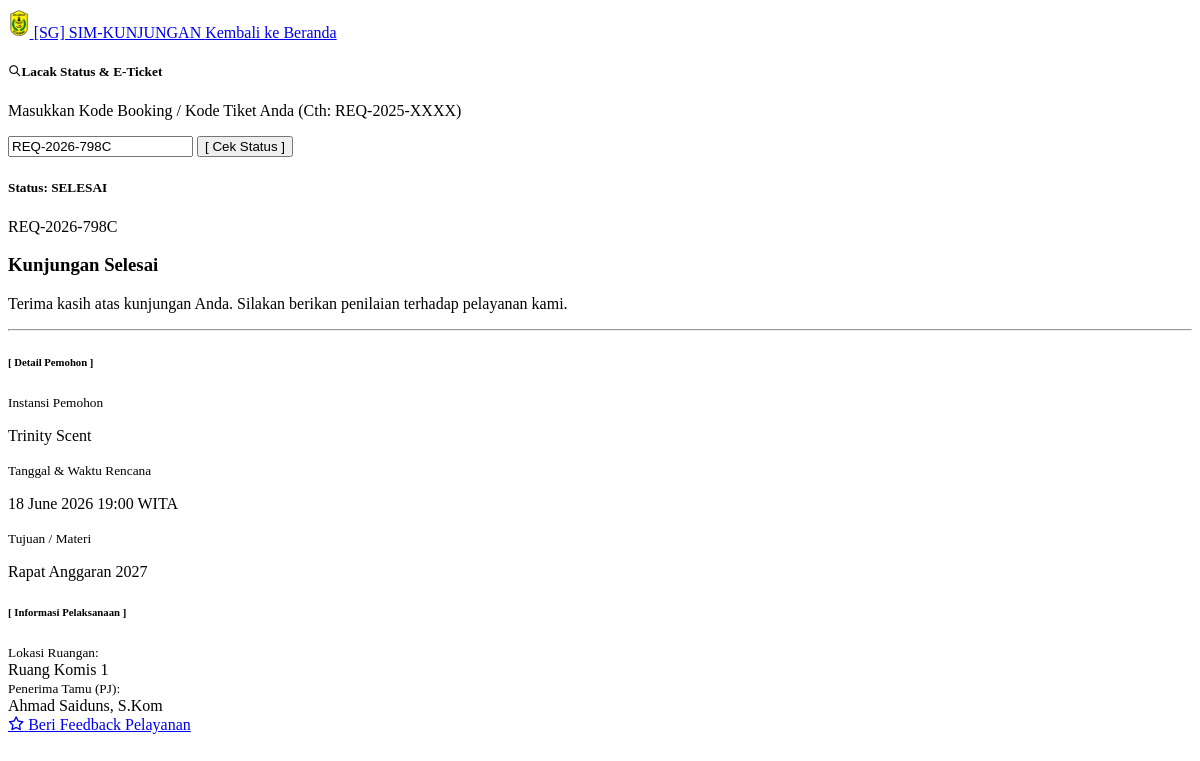
The page /cek_status.php?kode=REQ-2026-798C on the database its author committed.
### tables this page shows
CREATE TABLE `kunjungan` (
  `id_kunjungan` int NOT NULL,
  `kode_booking` varchar(20) DEFAULT NULL,
  `email_pemohon` varchar(100) DEFAULT NULL,
  `no_hp_pemohon` varchar(20) DEFAULT NULL,
  `no_register` varchar(50) DEFAULT NULL,
  `jenis_pendaftaran` enum('online','walk-in') DEFAULT 'online',
  `id_kategori` int DEFAULT NULL,
  `tgl_surat_permohonan` date DEFAULT NULL,
  `tgl_kunjungan` date DEFAULT NULL,
  `waktu_kunjungan` time DEFAULT NULL,
  `nama_instansi_tamu` varchar(150) DEFAULT NULL,
  `alamat_instansi` text,
  `jumlah_peserta_rencana` int DEFAULT NULL,
  `materi_kunjungan` text,
  `file_surat_permohonan` varchar(255) DEFAULT NULL,
  `no_skk` varchar(100) DEFAULT NULL,
  `tgl_skk` date DEFAULT NULL,
  `instansi_pengirim_skk` varchar(150) DEFAULT NULL,
  `perihal_skk` varchar(255) DEFAULT NULL,
  `file_skk` varchar(255) DEFAULT NULL,
  `id_pj` int DEFAULT NULL,
  `id_ruangan` int DEFAULT NULL,
  `id_admin_verif` int DEFAULT NULL,
  `status_kegiatan` enum('pending','dijadwalkan','sedang berkunjung','selesai','batal') DEFAULT 'pending',
  `alasan_pembatalan` text,
  `tgl_pembatalan` datetime DEFAULT NULL,
  `qr_code_data` varchar(500) DEFAULT NULL,
  `qr_code_path` varchar(255) DEFAULT NULL,
  `status_kehadiran` enum('belum','hadir','selesai') DEFAULT 'belum',
  `waktu_scan` timestamp NULL DEFAULT NULL,
  `batas_waktu_kunjungan` datetime DEFAULT NULL,
  `waktu_checkout` timestamp NULL DEFAULT NULL,
  `created_at` timestamp NOT NULL DEFAULT CURRENT_TIMESTAMP
);

CREATE TABLE `ruangan` (
  `id_ruangan` int NOT NULL,
  `nama_ruangan` varchar(100) NOT NULL,
  `lantai` varchar(50) DEFAULT NULL,
  `kapasitas` int DEFAULT NULL
);

CREATE TABLE `penanggung_jawab` (
  `id_pj` int NOT NULL,
  `nama_pj` varchar(100) DEFAULT NULL,
  `nip` varchar(30) DEFAULT NULL,
  `pangkat_golongan` varchar(50) DEFAULT NULL,
  `jabatan` varchar(100) DEFAULT NULL,
  `no_hp` varchar(20) DEFAULT NULL,
  `file_ttd` varchar(255) DEFAULT NULL
);

### cek_status.php (the view, shortened to what this page needs)
<?php
include 'koneksi.php';
$data = null;
if (isset($_POST['btn_cek']) || isset($_GET['kode'])) {
    $kode_input = isset($_POST['kode_booking']) ? $_POST['kode_booking'] : $_GET['kode'];
    $kode_input = mysqli_real_escape_string($koneksi, $kode_input);
    if (!empty($kode_input)) {
        $query = "SELECT kunjungan.*, ruangan.nama_ruangan, penanggung_jawab.nama_pj
                  FROM kunjungan
                  LEFT JOIN ruangan ON kunjungan.id_ruangan = ruangan.id_ruangan
                  LEFT JOIN penanggung_jawab ON kunjungan.id_pj = penanggung_jawab.id_pj
                  WHERE kode_booking = '$kode_input'";
        $hasil = mysqli_query($koneksi, $query);
        if (mysqli_num_rows($hasil) > 0) {
            $data = mysqli_fetch_assoc($hasil);
        } else {
            $pesan_error = "Kode Booking <b>$kode_input</b> tidak ditemukan. Silakan cek kembali.";
        }
    }
}
?>
<!doctype html>
<html lang="id">
<head>
    <link rel="stylesheet" href="assets/fonts/tabler-icons.min.css" />
    <link rel="stylesheet" href="assets/css/style.css" id="main-style-link" />
    <link rel="stylesheet" href="assets/css/style-preset.css" />
</head>
<body class="bg-light">
    <nav class="navbar navbar-expand-md navbar-light bg-white shadow-sm border-bottom border-dark">
        <div class="container">
            <a class="navbar-brand text-dark fw-bold" href="index.php">
                <img src="assets/images/logo.png" alt="logo" style="height:30px" class="me-2" />
                [SG] SIM-KUNJUNGAN
            </a>
            <a href="index.php" class="btn btn-sm btn-outline-dark">Kembali ke Beranda</a>
        </div>
    </nav>
    <div class="container mt-5 mb-5">
        <div class="row justify-content-center">
            <div class="col-lg-7">
                <div class="card shadow-sm mb-4 border-dark">
                    <div class="card-header bg-dark text-white text-center">
                        <h5 class="mb-0 text-white"><i class="ti ti-search me-2"></i>Lacak Status & E-Ticket</h5>
                    </div>
                    <div class="card-body text-center p-4">
                        <p class="text-muted">Masukkan Kode Booking / Kode Tiket Anda (Cth: REQ-2025-XXXX)</p>
                        <form method="POST" action="">
                            <div class="input-group mb-3">
                                <input type="text" name="kode_booking" class="form-control form-control-lg text-center border-dark"
                                    placeholder="REQ-..."
                                    value="<?= isset($_POST['kode_booking']) ? $_POST['kode_booking'] : (isset($_GET['kode']) ? $_GET['kode'] : '') ?>"
                                    required>
                                <button class="btn btn-dark px-4" type="submit" name="btn_cek">
                                    [ Cek Status ]
                                </button>
                            </div>
                        </form>
                    </div>
                </div>
            </div>
        </div>
        <?php if ($data != null): ?>
        <div class="row justify-content-center">
            <div class="col-lg-8">
                <div class="card shadow border-dark">
                    <div class="card-header d-flex justify-content-between align-items-center
                        <?php
                            if ($data['status_kegiatan'] == 'pending') echo 'bg-warning';
                            elseif ($data['status_kegiatan'] == 'dijadwalkan') echo 'bg-success';
                            elseif ($data['status_kegiatan'] == 'selesai') echo 'bg-info';
                            else echo 'bg-danger';
                        ?> text-dark border-bottom border-dark">
                        <h5 class="mb-0 fw-bold <?php if($data['status_kegiatan'] == 'dijadwalkan' || $data['status_kegiatan'] == 'batal') echo 'text-white'; ?>">
                            Status: <?= strtoupper($data['status_kegiatan']); ?>
                        </h5>
                        <span class="badge bg-white text-dark border border-dark f-14 px-3 py-2"><?= $data['kode_booking']; ?></span>
                    </div>
                    <div class="card-body p-4">
                        <div class="text-center mb-4">
                            <?php if ($data['status_kegiatan'] == 'pending'): ?>
                            <i class="ti ti-clock text-warning" style="font-size: 4rem;"></i>
                            <h3 class="mt-2 fw-bold">Sedang Diverifikasi</h3>
                            <p class="text-muted">Mohon menunggu, admin sedang mengecek ketersediaan jadwal pejabat dan ruangan.</p>
                            <?php elseif ($data['status_kegiatan'] == 'selesai'): ?>
                            <h3 class="mt-2 fw-bold">Kunjungan Selesai</h3>
                            <p class="text-muted">Terima kasih atas kunjungan Anda. Silakan berikan penilaian terhadap pelayanan kami.</p>
                            <?php endif; ?>
                        </div>
                        <hr class="border-dashed my-4">
                        <h6 class="fw-bold bg-light p-2 border-start border-4 border-dark">[ Detail Pemohon ]</h6>
                        <div class="row mb-4">
                            <div class="col-md-6 mb-3">
                                <small class="text-muted fw-bold">Instansi Pemohon</small>
                                <p class="mb-0 h6"><?= $data['nama_instansi_tamu']; ?></p>
                            </div>
                            <div class="col-md-6 mb-3">
                                <small class="text-muted fw-bold">Tanggal & Waktu Rencana</small>
                                <p class="mb-0 h6">
                                    <?= date('d F Y', strtotime($data['tgl_kunjungan'])); ?>
                                    <span class="badge bg-dark ms-1"><?= substr($data['waktu_kunjungan'], 0, 5); ?> WITA</span>
                                </p>
                            </div>
                            <div class="col-md-12">
                                <small class="text-muted fw-bold">Tujuan / Materi</small>
                                <p class="mb-0 border p-2 bg-light rounded text-dark"><?= $data['materi_kunjungan']; ?></p>
                            </div>
                        </div>
                        <?php if ($data['status_kegiatan'] == 'dijadwalkan' || $data['status_kegiatan'] == 'selesai'): ?>
                        <h6 class="fw-bold bg-light p-2 border-start border-4 border-dark">[ Informasi Pelaksanaan ]</h6>
                        <div class="row">
                            <div class="col-md-6 mb-3">
                                <small class="text-muted fw-bold">Lokasi Ruangan:</small><br>
                                <span class="h6"><?= !empty($data['nama_ruangan']) ? $data['nama_ruangan'] : 'Belum ditentukan'; ?></span>
                            </div>
                            <div class="col-md-6 mb-3">
                                <small class="text-muted fw-bold">Penerima Tamu (PJ):</small><br>
                                <span class="h6"><?= !empty($data['nama_pj']) ? $data['nama_pj'] : 'Sekretariat DPRD'; ?></span>
                            </div>
                        </div>
                        <?php endif; ?>
                    </div>
                    <div class="card-footer bg-white border-top border-dark text-center p-3 d-flex justify-content-center gap-2">
                        <?php if ($data['status_kegiatan'] == 'selesai'): ?>
                            <a href="feedback.php?id=<?= $data['id_kunjungan']; ?>" class="btn btn-dark">
                                <i class="ti ti-star me-1"></i> Beri Feedback Pelayanan
                            </a>
                        <?php endif; ?>
                    </div>
                </div>
            </div>
        </div>
        <?php endif; ?>
    </div>
</body>
</html>

### rows shown on the page
kunjungan: status_kegiatan "SELESAI", kode_booking "REQ-2026-798C", nama_instansi_tamu "Trinity Scent", tgl_kunjungan "18 June 2026", waktu_kunjungan "19:00", materi_kunjungan "Rapat Anggaran 2027", id_ruangan.nama_ruangan "Ruang Komis 1", id_pj.nama_pj "Ahmad Saiduns, S.Kom"
